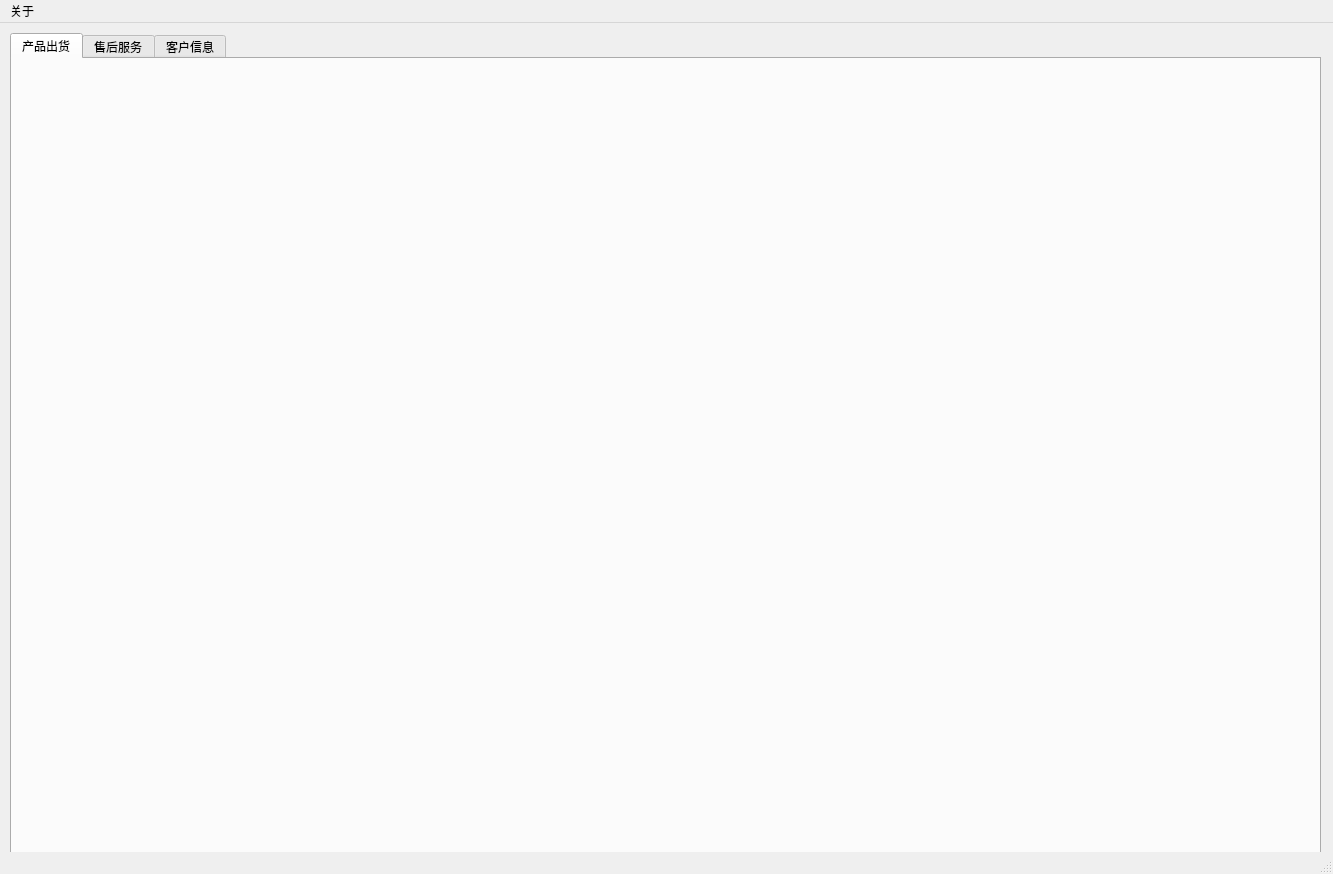
<?xml version="1.0" encoding="UTF-8"?>
<ui version="4.0">
 <class>MainWindow</class>
 <widget class="QMainWindow" name="MainWindow">
  <property name="geometry">
   <rect>
    <x>0</x>
    <y>0</y>
    <width>1333</width>
    <height>874</height>
   </rect>
  </property>
  <property name="windowTitle">
   <string>MainWindow</string>
  </property>
  <widget class="QWidget" name="centralwidget">
   <widget class="QTabWidget" name="tabWidget">
    <property name="geometry">
     <rect>
      <x>10</x>
      <y>10</y>
      <width>1311</width>
      <height>821</height>
     </rect>
    </property>
    <property name="currentIndex">
     <number>0</number>
    </property>
    <widget class="QWidget" name="tab1">
     <attribute name="title">
      <string>产品出货</string>
     </attribute>
    </widget>
    <widget class="QWidget" name="tab2">
     <attribute name="title">
      <string>售后服务</string>
     </attribute>
    </widget>
    <widget class="QWidget" name="tab_3">
     <attribute name="title">
      <string>客户信息</string>
     </attribute>
    </widget>
   </widget>
  </widget>
  <widget class="QMenuBar" name="menubar">
   <property name="geometry">
    <rect>
     <x>0</x>
     <y>0</y>
     <width>1333</width>
     <height>23</height>
    </rect>
   </property>
   <widget class="QMenu" name="menu">
    <property name="title">
     <string>关于</string>
    </property>
    <addaction name="actionabout_NextOffice"/>
    <addaction name="separator"/>
   </widget>
   <addaction name="menu"/>
  </widget>
  <widget class="QStatusBar" name="statusbar"/>
  <action name="actionabout_NextOffice">
   <property name="text">
    <string>about NextOffice...</string>
   </property>
  </action>
 </widget>
 <resources/>
 <connections/>
</ui>
